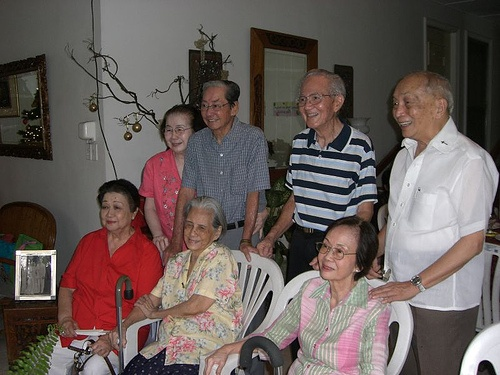
#> input picture data/raw_downloads/dlib_2007_007763.jpg, 500 x 375 px; its folder holds only this picture in this run
$ python -i freqfeat.py   (imports and definitions only)
#> lines starting #> are read from the running program, lines starting #| are printed output that depends on the picture
#> further down, picture is the input picture: shape (375, 500, 3); mean B, G, R 89.7, 93, 104.9
"""Hand-crafted frequency/residual features complementary to CNN features.

Morphing's warp + cross-dissolve suppresses and re-shapes high-frequency
content; splicing leaves blending seams. Two cheap descriptors capture this:

* high-pass residual energy on an 8x8 spatial grid (64-d) — where fine detail
  was smoothed away or duplicated;
* radially-averaged log power spectrum in 24 frequency bands (24-d) — the
  global frequency fingerprint that resampling/blending disturbs.
"""
import cv2
import numpy as np

GRID = 8
BANDS = 24
DIM = GRID * GRID + BANDS


def freq_features(img_bgr):
    gray = cv2.cvtColor(img_bgr, cv2.COLOR_BGR2GRAY).astype(np.float32) / 255.0
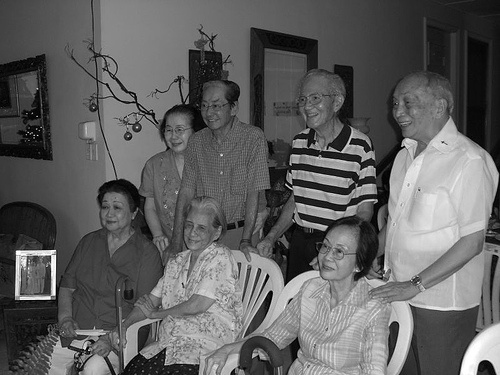
#> gray: shape (375, 500) float32; min 0, max 1, mean 0.377
    # --- high-pass residual grid energy ---
    residual = np.abs(gray - cv2.GaussianBlur(gray, (5, 5), 0))
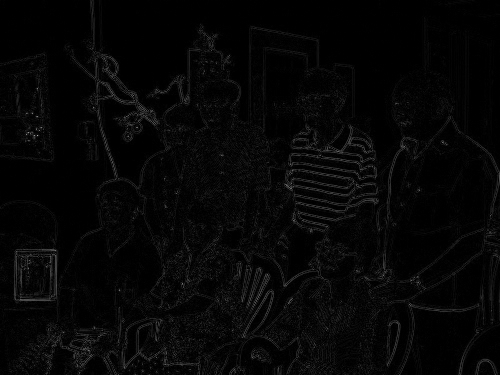
#> residual: shape (375, 500) float32; min 0, max 0.689, mean 0.0254
    h, w = residual.shape
#> h = 375; w = 500
    gh, gw = h // GRID, w // GRID
#> gh = 46; gw = 62
    grid = residual[: gh * GRID, : gw * GRID].reshape(GRID, gh, GRID, gw)
    grid_energy = grid.mean(axis=(1, 3)).ravel()
#> grid_energy = 64 values, max 0.0633 at index 29, min 0.00139 at index 2, mean 0.0253
    # --- radial log power spectrum ---
    f = np.fft.fftshift(np.abs(np.fft.fft2(gray)))
    logp = np.log1p(f)
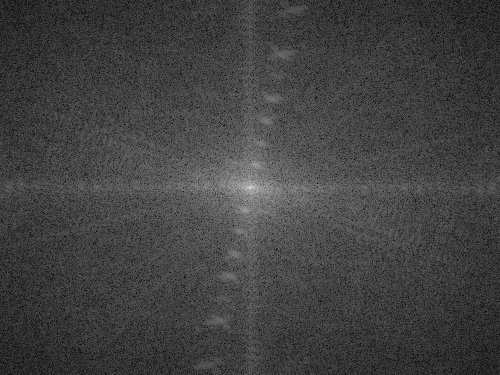
#> logp: shape (375, 500) float64; min 0.00798, max 11.17, mean 2.9; drawn with min black and max white
    cy, cx = h // 2, w // 2
#> cy = 187; cx = 250
    yy, xx = np.mgrid[0:h, 0:w]
    r = np.sqrt((yy - cy) ** 2 + (xx - cx) ** 2)
    r_max = r.max()
#> r_max = 312.2
    bands = np.empty(BANDS, dtype=np.float32)
    edges = np.linspace(0, r_max, BANDS + 1)
#> edges = 25 values from 0 to 312.2
    for i in range(BANDS):
        sel = (r >= edges[i]) & (r < edges[i + 1])
        bands[i] = logp[sel].mean() if sel.any() else 0.0
#> after the loop, bands = 24 values, max 6.48 at index 0, min 1.74 at index 23, mean 3.17
    return np.concatenate([grid_energy, bands]).astype(np.float32)


def freq_features_batch(X):
    """Feature matrix [N, DIM] for a uint8 image stack."""
    return np.stack([freq_features(x) for x in X])

>>> import cv2
>>> picture = cv2.imread('../../data/raw_downloads/dlib_2007_007763.jpg')
>>> result = freq_features(picture)
#> result = 88 values, max 6.48 at index 64, min 0.00139 at index 2, mean 0.883

$ run again, on data/raw_downloads/dlib_2008_001009.jpg
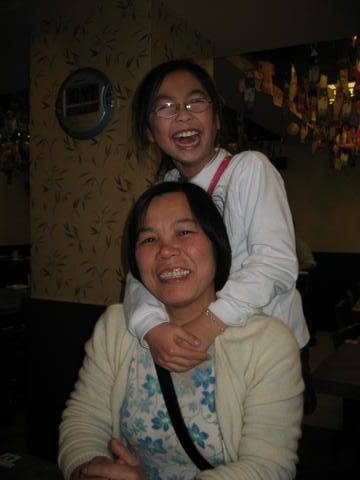
#> input picture data/raw_downloads/dlib_2008_001009.jpg, 360 x 480 px
#> picture is the input picture: shape (480, 360, 3); mean B, G, R 40.9, 49.8, 57.3
#> in freq_features, `residual = np.abs(gray - cv2.GaussianBlur(gray, (5, 5), 0))`:
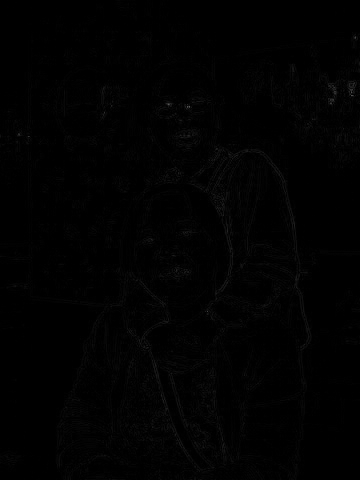
#> residual: shape (480, 360) float32; min 0, max 0.348, mean 0.00759
#> grid_energy = 64 values, max 0.0195 at index 15, min 0.000692 at index 48, mean 0.00759
#> in freq_features, `logp = np.log1p(f)`:
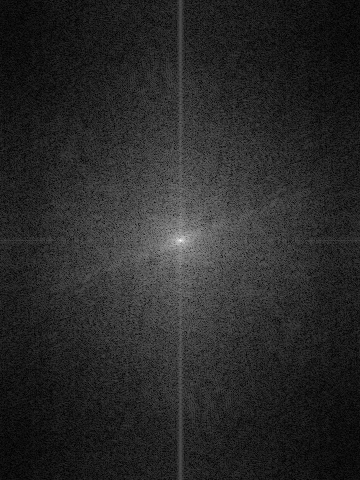
#> logp: shape (480, 360) float64; min 0.00468, max 10.45, mean 1.69; drawn with min black and max white
#> after the loop in freq_features, `for i in range(BANDS):`: bands = 24 values, max 6.08 at index 0, min 0.574 at index 23, mean 2.08
#> result = 88 values, max 6.08 at index 64, min 0.000692 at index 48, mean 0.573

$ run again, on data/raw_downloads/dlib_2008_001322.jpg
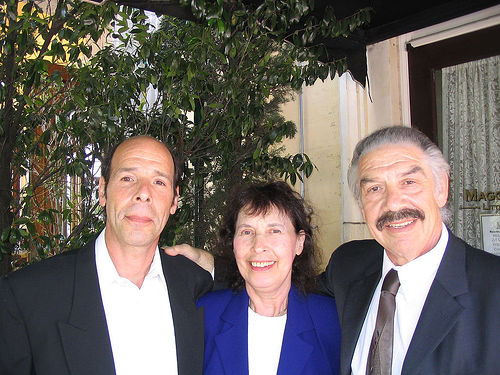
#> input picture data/raw_downloads/dlib_2008_001322.jpg, 500 x 375 px
#> picture is the input picture: shape (375, 500, 3); mean B, G, R 97.7, 102, 109.3
#> in freq_features, `residual = np.abs(gray - cv2.GaussianBlur(gray, (5, 5), 0))`:
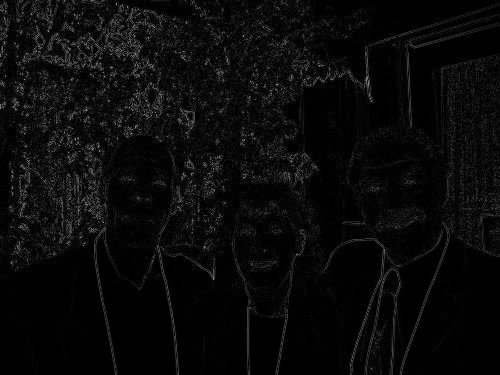
#> residual: shape (375, 500) float32; min 0, max 0.655, mean 0.0402
#> grid_energy = 64 values, max 0.094 at index 1, min 0.00264 at index 48, mean 0.0408
#> in freq_features, `logp = np.log1p(f)`:
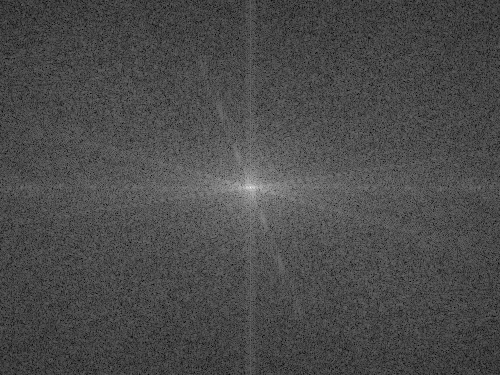
#> logp: shape (375, 500) float64; min 0.11, max 11.24, mean 3.4; drawn with min black and max white
#> after the loop in freq_features, `for i in range(BANDS):`: bands = 24 values, max 6.77 at index 0, min 2.66 at index 23, mean 3.65
#> result = 88 values, max 6.77 at index 64, min 0.00264 at index 48, mean 1.03

$ run again, on data/raw_downloads/dlib_2008_002079.jpg
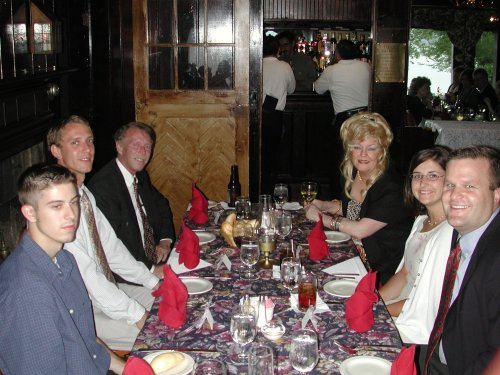
#> input picture data/raw_downloads/dlib_2008_002079.jpg, 500 x 375 px
#> picture is the input picture: shape (375, 500, 3); mean B, G, R 78.2, 81.9, 94.8
#> in freq_features, `residual = np.abs(gray - cv2.GaussianBlur(gray, (5, 5), 0))`:
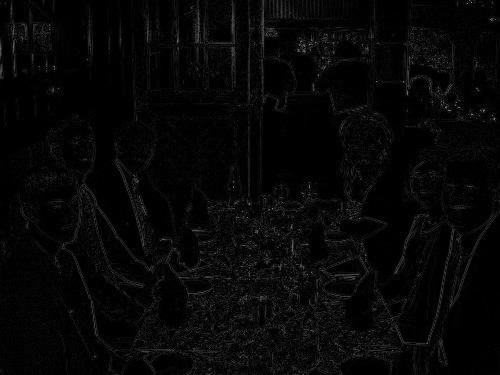
#> residual: shape (375, 500) float32; min 0, max 0.525, mean 0.0283
#> grid_energy = 64 values, max 0.0627 at index 44, min 0.00662 at index 17, mean 0.0284
#> in freq_features, `logp = np.log1p(f)`:
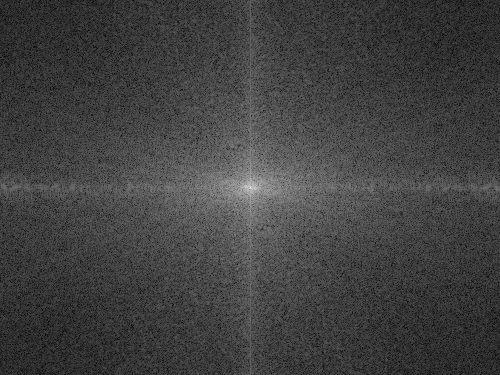
#> logp: shape (375, 500) float64; min 0.0791, max 11.05, mean 2.91; drawn with min black and max white
#> after the loop in freq_features, `for i in range(BANDS):`: bands = 24 values, max 6.78 at index 0, min 1.94 at index 23, mean 3.23
#> result = 88 values, max 6.78 at index 64, min 0.00662 at index 17, mean 0.902
